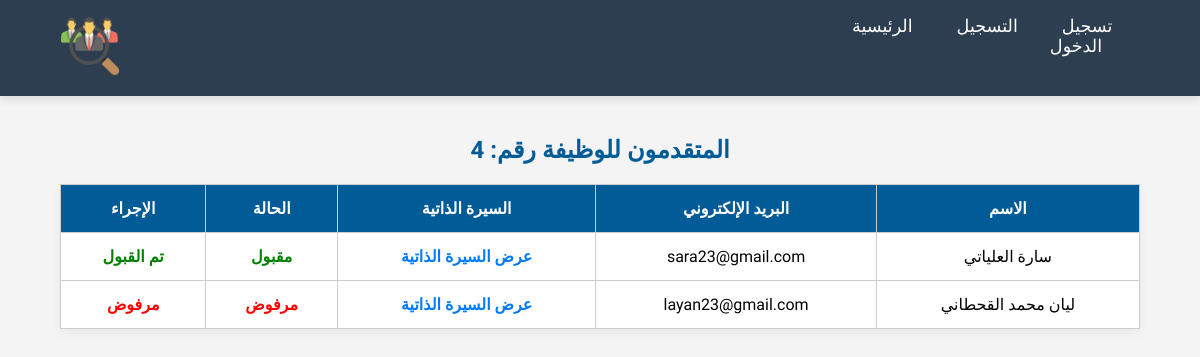
The app's page /employer_panel/view_applicants.php?job_id=4 with its own data.
### tables this page shows
CREATE TABLE IF NOT EXISTS `applications` (
  `id` int NOT NULL AUTO_INCREMENT,
  `user_id` int NOT NULL,
  `job_id` int NOT NULL,
  `applied_at` timestamp NULL DEFAULT CURRENT_TIMESTAMP,
  `status` varchar(50) DEFAULT 'قيد المعالجة',
  PRIMARY KEY (`id`),
  KEY `student_id` (`user_id`),
  KEY `job_id` (`job_id`)
);

CREATE TABLE IF NOT EXISTS `users` (
  `id` int NOT NULL AUTO_INCREMENT,
  `name` varchar(100) NOT NULL,
  `email` varchar(100) NOT NULL,
  `password` varchar(255) NOT NULL,
  `user_type` enum('job_seeker','company','Admin') NOT NULL,
  `specialty` varchar(150) DEFAULT NULL,
  `interests` text,
  `created_at` timestamp NULL DEFAULT CURRENT_TIMESTAMP,
  `profile_picture` varchar(255) DEFAULT NULL,
  PRIMARY KEY (`id`),
  UNIQUE KEY `email` (`email`),
  KEY `email_2` (`email`),
  KEY `user_type` (`user_type`)
);

### employer_panel/view_applicants.php (the view, shortened to what this page needs)
<?php
include '../db_connect.php';
$job_id = $_GET['job_id'] ?? 0;
$query = "
    SELECT a.id AS application_id, a.status, u.name, u.email, r.file_path AS resume
    FROM applications a
    JOIN users u ON a.user_id = u.id
    LEFT JOIN resumes r ON r.student_id = u.id
    WHERE a.job_id = $job_id;
";
$result = $conn->query($query);
?>
<!DOCTYPE html>
<html lang="ar" dir="rtl">
<head>
    <link rel="stylesheet" href="../css/header.css">
    <?php include '../header.php'; ?>
</head>
<body>
<h2>المتقدمون للوظيفة رقم: <?= htmlspecialchars($job_id) ?></h2>
<?php if ($result->num_rows > 0): ?>
<table>
    <tr>
        <th>الاسم</th>
        <th>البريد الإلكتروني</th>
        <th>السيرة الذاتية</th>
        <th>الحالة</th>
        <th>الإجراء</th>
    </tr>
    <?php while ($row = $result->fetch_assoc()): ?>
    <tr>
        <td><?= htmlspecialchars($row['name'] ?? 'غير متوفر') ?></td>
        <td><?= htmlspecialchars($row['email'] ?? 'غير متوفر') ?></td>
        <td>
            <?php if (!empty($row['resume'])): ?>
                <a href="<?= htmlspecialchars($row['resume']) ?>" target="_blank">عرض السيرة الذاتية</a>
            <?php else: ?>
                لا توجد سيرة ذاتية
            <?php endif; ?>
        </td>
        <td class="<?= $row['status'] === 'مقبول' ? 'accepted' : ($row['status'] === 'مرفوض' ? 'rejected' : '') ?>">
            <?= $row['status'] ?? 'قيد المعالجة' ?>
        </td>
        <td>
            <?php if ($row['status'] !== 'مقبول' && $row['status'] !== 'مرفوض'): ?>
                <form method="POST" style="display:inline-block">
                    <input type="hidden" name="accept_id" value="<?= $row['application_id'] ?>">
                    <button type="submit" class="btn-accept">قبول</button>
                </form>
                <form method="POST" style="display:inline-block">
                    <input type="hidden" name="reject_id" value="<?= $row['application_id'] ?>">
                    <button type="submit" class="btn-reject">رفض</button>
                </form>
            <?php else: ?>
                <span class="<?= $row['status'] === 'مقبول' ? 'accepted' : 'rejected' ?>">
                    <?= $row['status'] === 'مقبول' ? 'تم القبول' : 'مرفوض' ?>
                </span>
            <?php endif; ?>
        </td>
    </tr>
    <?php endwhile; ?>
</table>
<?php else: ?>
    <div class="no-data">لا يوجد متقدمون لهذه الوظيفة حتى الآن.</div>
<?php endif; ?>
</body>
</html>

### employer_panel/view_applicants.php (style rules this page uses)
body { font-family: 'Cairo', sans-serif; background-color: #f4f4f4; margin: 0; padding: 0; }
h2 { text-align: center; margin: 40px 0 20px; color: #005b96; }
table { width: 90%; margin: 20px auto; border-collapse: collapse; background-color: #fff; box-shadow: 0 4px 10px rgba(0,0,0,0.05); }
th, td { border: 1px solid #ccc; padding: 14px; text-align: center; font-size: 16px; }
th { background-color: #005b96; color: white; }
td a { color: #007bff; text-decoration: none; font-weight: bold; }
.accepted { color: green; font-weight: bold; }
.rejected { color: red; font-weight: bold; }

### records on screen
applications: user.name "سارة العلياتي", user.email "sara23@gmail.com", status "مقبول", shows "تم القبول"
applications: user.name "ليان محمد القحطاني", user.email "layan23@gmail.com", status "مرفوض"

### other values on screen
$job_id "4"
